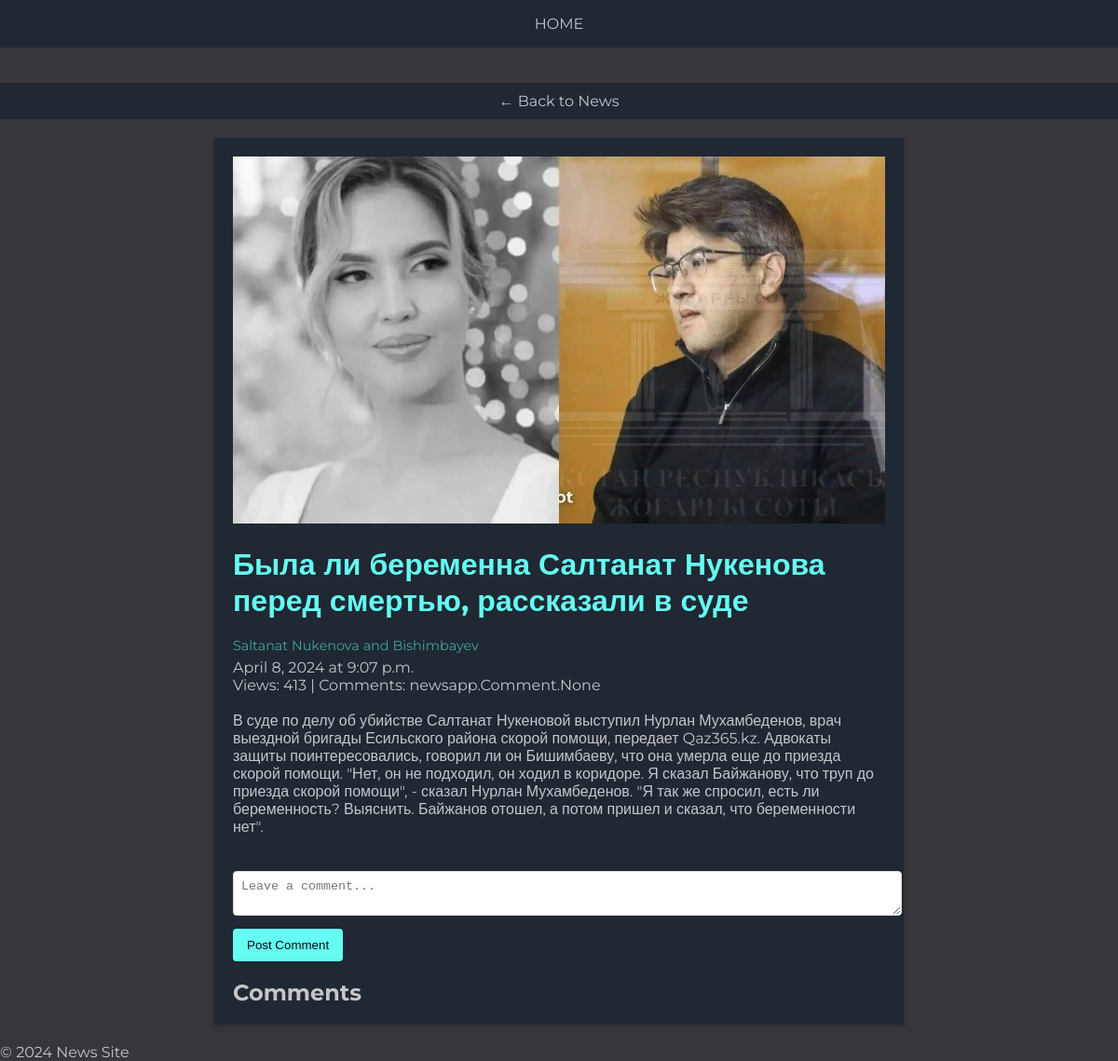
/news/24/, run on the app's committed database.
### newsapp/models.py (models this page shows, shortened)
class NewsPost(models.Model):
    title = models.CharField(max_length=255)
    main_text = models.TextField()
    date_posted = models.DateField()
    time_posted = models.TimeField()
    image = models.ImageField(upload_to='news_images/')
    views = models.IntegerField(default=0)
    category = models.ForeignKey(Category, on_delete=models.CASCADE, related_name='news_posts', null=True)
    category = models.ForeignKey(Category, on_delete=models.CASCADE, related_name='news_posts', null=True)

class Category(models.Model):
    name = models.CharField(max_length=100)

### newsapp/views.py (the view)
# urls.py: path('news/<int:pk>/', views.news_detail, name='news-detail'),
def news_detail(request, pk):
    news_post = get_object_or_404(NewsPost, pk=pk)
    if request.method == "POST":
        author = "Anonymous"
        text = request.POST.get("comment")
        if text:
            comment = Comment(post=news_post, author=author, text=text, created_date=timezone.now())
            comment.save()
            return HttpResponseRedirect(request.path_info)
    else:
        news_post.views += 1
        news_post.save()
    comments = news_post.comments.all().order_by("-created_date")
    return render(request, 'news_detail.html', {'news_post': news_post, 'comments': comments})

### newsapp/templates/news_detail.html (shortened to what this page needs)
{% extends 'base.html' %}
{% load static %}
{% block content %}
<div class="header">
    <a href="{% url 'news-grid' %}">&larr; Back to News</a>
</div>
<div class="news-post">
    <img src="{{ news_post.image.url }}" alt="{{ news_post.title }}">
    <h1>{{ news_post.title }}</h1>
    <p class="category-name">{{ news_post.category.name }}</p>
    <p>{{ news_post.date_posted }} at {{ news_post.time_posted }}</p>
    <p>Views: {{ news_post.views }} | Comments: {{ news_post.comments }}</p>
    <br>
    <div class="main-text">
        {{ news_post.main_text }}
    </div>
    <br><br>
    <div class="comment-form">
        <form action="" method="post">
            <textarea name="comment" placeholder="Leave a comment..." required></textarea>
            <button type="submit">Post Comment</button>
        </form>
    </div>
    <br>
    <div class="comments">
        <h2>Comments</h2>
    </div>
</div>
{% endblock %}

### static/css/style.css (style rules this page uses)
body { background-color: #38353b; }
body, h1, h2, h3, p, a { margin: 0; padding: 0; font-family: 'Montserrat', sans-serif; color: #C5C6C7; }
a { text-decoration: none; color: inherit; }
.header, .footer { background-color: #1F2833; color: #C5C6C7; padding: 10px 20px; text-align: center; }
.category-name { color: #45A29E; font-size: 0.9em; margin-bottom: 5px; }
.news-post { background-color: #1F2833; color: #C5C6C7; margin: 20px auto; max-width: 700px; padding: 20px; box-shadow: 0 2px 5px rgba(0, 0, 0, 0.2); overflow-wrap: break-word; }
.news-post img { width: 100%; height: auto; margin-bottom: 20px; }
.news-post h1 { color: #66FCF1; margin-bottom: 20px; }
.comment-form textarea { width: 100%; padding: 8px; margin-bottom: 10px; border-radius: 4px; border: 1px solid #ddd; resize: vertical; }
.comment-form button { padding: 10px 15px; background-color: #66FCF1; border: none; border-radius: 4px; cursor: pointer; color: #0B0C10; }

### data on the page
NewsPost: image (picture), title "Была ли беременна Салтанат Нукенова перед смертью, рассказали в суде", category.name "Saltanat Nukenova and Bishimbayev", date_posted "April 8, 2024", time_posted "9:07 p.m.", views "413", comments "newsapp.Comment.None", main_text "В суде по делу об убийстве Салтанат Нукеновой выступил Нурлан Мухамбеденов, врач выездной бригады Есильского района скорой помощи, передает Qaz365.kz. Адвокаты защиты поинтересовались, говорил ли он Бишимбаеву, что она умерла еще до приезда скорой помощи. \"Нет, он не подходил, он ходил в коридоре. Я сказал Байжанову, что труп до приезда скорой помощи\", - сказал Нурлан Мухамбеденов. \"Я так же спросил, есть ли беременность? Выяснить. Байжанов отошел, а потом пришел и сказал, что беременности нет\"."
